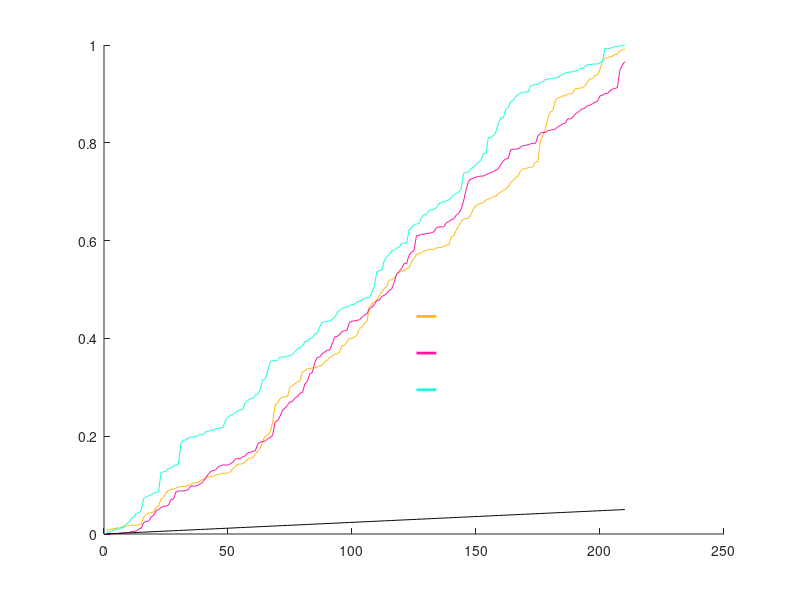

The MATLAB source for this figure: (Note: this script raises an error after producing the figure.)
function plot_fdr_wu(  )
%PLOT_FDR Summary of this function goes here
%   Detailed explanation goes here


load('fdr_wu.mat')

xlab = {'$\mathrm{Sample}~\mathrm{index}$'};
colors = {[255 185 22]./255,[255 22 162]./255,[22 255 220]./255};
xlabposx = 120;
xlabposy = -0.22;
ylabposx = 20;
ylabposy = 1.1;

%% Plot figure
x_end_value = length(p_val_braph_bct);
x_start_value = 1;
x_values = linspace(x_start_value, x_end_value, x_end_value);

y_max_value = 1;
y_min_value = 0;

hold on;
plot(x_values, sort(p_val_braph_bct), 'Color', colors{1})
plot(x_values, sort(p_val_braph_bcted), 'Color', colors{2})
plot(x_values, sort(p_val_bcted_bct), 'Color', colors{3})
plot(x_values, 0.05*x_values/x_end_value, 'Color', 'black');

xticks = linspace(30, 210, 7);
yticks = linspace(0.2, 1, 5);

plot([x_end_value*0.6, x_end_value*0.6+8], [0.445, 0.445], 'Color', colors{1}, 'LineWidth', 2)
plot([x_end_value*0.6, x_end_value*0.6+8], [0.37, 0.37], 'Color', colors{2}, 'LineWidth', 2)
plot([x_end_value*0.6, x_end_value*0.6+8], [0.295, 0.295], 'Color', colors{3}, 'LineWidth', 2)
% plot([x_end_value*0.6, x_end_value*0.6+8], [0.22, 0.22], 'Color', 'black', 'LineWidth', 2)


h_max = maxis2d([x_start_value-10 x_end_value*1.1], [-0.03 y_max_value*1.1],...
    'X0', x_start_value,...
    'XTicks',xticks,...
    'XTickLabels',{sprintf('$%.0f$', xticks(1)),sprintf('$%.0f$', xticks(2)),...
    sprintf('$%.0f$', xticks(3)),sprintf('$%.0f$', xticks(4)),...
    sprintf('$%.0f$', xticks(5)),sprintf('$%.0f$', xticks(6)),...
    sprintf('$%.0f$', xticks(7))},...
    'YTicks',yticks,...
    'YTickLabels',{sprintf('$%.1f$', yticks(1)),sprintf('$%.1f$', ...
    yticks(2)),sprintf('$%.1f$', yticks(3)),sprintf('$%.1f$', yticks(4)),...
    sprintf('$%.1f$', yticks(5))},...
    'xlabel', xlab,...
    'XLabelPosition',[xlabposx xlabposy],...
    'ylabel', '$p$',...
    'YLabelPosition', [ylabposx ylabposy],...
    'StemWidth',0.2,...
    'HeadLength',8,...
    'HeadWidth',4,...
    'HeadNode',5,...
    'TickFontSize',14,...
    'labelfontsize',18);

text(x_end_value*0.65, .44, ...
    '$\mathrm{Braph}~\mathrm{vs}~\mathrm{BCT}$','Interpreter','latex',...
    'HorizontalAlignment','left','VerticalAlignment','middle','FontSize',16)
text(x_end_value*0.65, .365, ...
    '$\mathrm{Braph}~\mathrm{vs}~\mathrm{BCT}~\mathrm{edit}$','Interpreter','latex',...
    'HorizontalAlignment','left','VerticalAlignment','middle','FontSize',16)
text(x_end_value*0.65, .29, ...
    '$\mathrm{BCT}~\mathrm{edit}~\mathrm{vs}~\mathrm{BCT}$','Interpreter','latex',...
    'HorizontalAlignment','left','VerticalAlignment','middle','FontSize',16)
text(x_end_value*0.8, .1, ...
    '$q=0.05$','Interpreter','latex',...
    'HorizontalAlignment','left','VerticalAlignment','middle','FontSize',16)

% set(h_max.ylabel,'Rotation',90);
for h1 = h_max.yticklabels
    set(h1,'Position',get(h1,'Position')-[8 .0 0]);
end
h2 = h_max.yticks;
for h2_loop = 1:1:length(h2)
    a = h2(h2_loop);
    set(a,'XData',a.XData - 5)
end
h3 = h_max.xticks;
for h3_loop = 1:1:length(h3)
    a = h3(h3_loop);
    set(a,'YData',a.YData - 0.025)
end
for h4 = h_max.xticklabels
    set(h4,'Position',get(h4,'Position')-[0 .035 0]);
end
% set(h_max.xticklabels,'Rotation',45);

end

